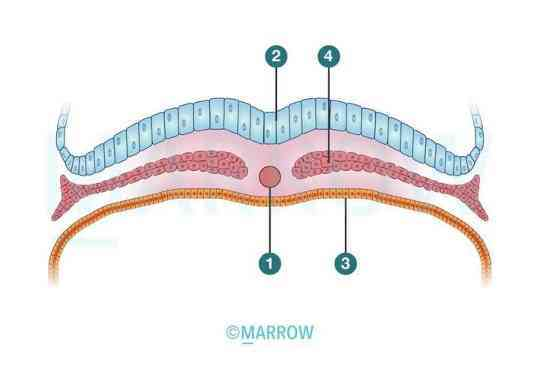
#> input picture dist/uploads/pdf-original-aiims-2017-anatomy-q001.jpg, 540 x 378 px, given in place of yellowfool-aiims-2018-ophthalmology-q015-p2931-i1.jpg, which was not available
$ python render_batch_14.py
#> lines starting #> are read from the running program, lines starting #| are printed output that depends on the picture; pictures that were not available may be replaced by others from this repository, and a replacement may not be noted
import math
from pathlib import Path
from PIL import Image, ImageDraw, ImageFilter, ImageEnhance, ImageFont, ImageOps

ROOT = Path(r"d:\medullaprep\dhruv1")
SRC_DIR = ROOT / "public" / "uploads"
OUT_DIR = ROOT / "output" / "imagegen" / "ophthalmology-2017-2019-img1"
OUT_DIR.mkdir(parents=True, exist_ok=True)

W, H = 1200, 900

# [9 lines left out: function get_font, not called in this run]

# 1. aiims-2018-ophthalmology-q015: Port-Wine Stain (Nevus Flammeus)
def render_q015():
    src = Image.open(SRC_DIR / "yellowfool-aiims-2018-ophthalmology-q015-p2931-i1.jpg").convert("RGBA")
    sw, sh = src.size
#> sw = 540; sh = 378
    crop_box = (0, 0, sw, int(sh * 0.94))
#> crop_box = (0, 0, 540, 355)
    cropped = src.crop(crop_box)
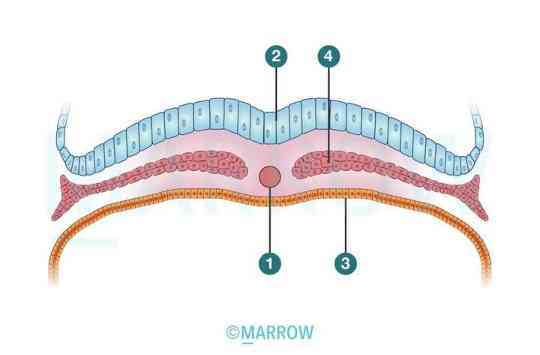
#> cropped: PIL image 540x355 RGBA; mean R, G, B, A 240.2, 237.9, 238.2, 255

    canvas = Image.new("RGBA", (W, H), (0, 0, 0, 255))
    target_h = int(H * 0.92)
    scale = target_h / cropped.height
#> scale = 2.33
    target_w = int(cropped.width * scale)
#> target_w = 1259
    resized = cropped.resize((target_w, target_h), Image.Resampling.LANCZOS)

    mask = Image.new("L", (target_w, target_h), 255)
#> mask: PIL image 1259x828 L; every value is 255
    draw_m = ImageDraw.Draw(mask)
    border_px = 35
    for i in range(border_px):
        alpha = int(255 * (i / border_px))
        draw_m.rectangle([i, i, target_w - 1 - i, target_h - 1 - i], outline=alpha)
    mask = mask.filter(ImageFilter.GaussianBlur(15))
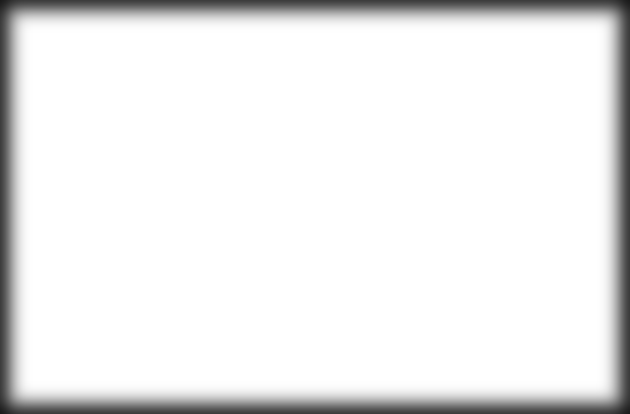
#> mask: PIL image 1259x828 L (shown at 1/2 size); min 25, max 255, mean 236

    x = (W - target_w) // 2
#> x = -30
    y = (H - target_h) // 2
    canvas.paste(resized, (x, y), mask)
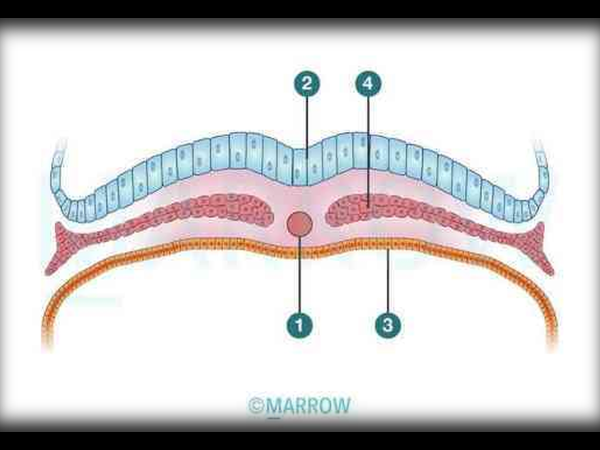
#> canvas: PIL image 1200x900 RGBA (shown at 1/2 size); mean R, G, B, A 208.4, 206.2, 206.5, 255

    out_p = OUT_DIR / "medicomm-img1-aiims-2018-ophthalmology-q015.png"
    canvas.convert("RGB").save(out_p, "PNG", optimize=True)
    print("Saved:", out_p.name)

# 2. aiims-2018-ophthalmology-q017: Oculomotor Palsy 9-Gaze Montage
def render_q017():
    src = Image.open(SRC_DIR / "yellowfool-aiims-2018-ophthalmology-q017-p2932-i1.jpg").convert("RGBA")
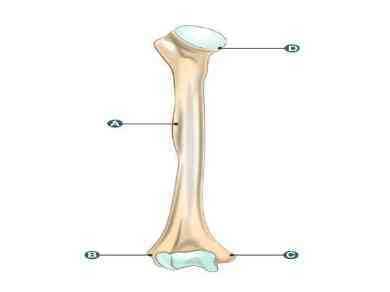
#> input picture dist/uploads/yellowfool-aiims-2017-anatomy-q020-p12-i2.jpg, 390 x 292 px, given in place of yellowfool-aiims-2018-ophthalmology-q017-p2932-i1.jpg, which was not available
#> src: PIL image 390x292 RGBA
    canvas = Image.new("RGBA", (W, H), (0, 0, 0, 255))

    target_h = int(H * 0.90)
    scale = target_h / src.height
#> scale = 2.77
    target_w = int(src.width * scale)
#> target_w = 1081
    resized = src.resize((target_w, target_h), Image.Resampling.LANCZOS)
#> resized: PIL image 1081x810 RGBA

    enhancer = ImageEnhance.Contrast(resized)
    resized = enhancer.enhance(1.25)

    x = (W - target_w) // 2
#> x = 59
    y = (H - target_h) // 2

    draw = ImageDraw.Draw(canvas)
    draw.rectangle([x - 3, y - 3, x + target_w + 2, y + target_h + 2], outline=(60, 60, 60, 255), width=2)
    canvas.paste(resized, (x, y))
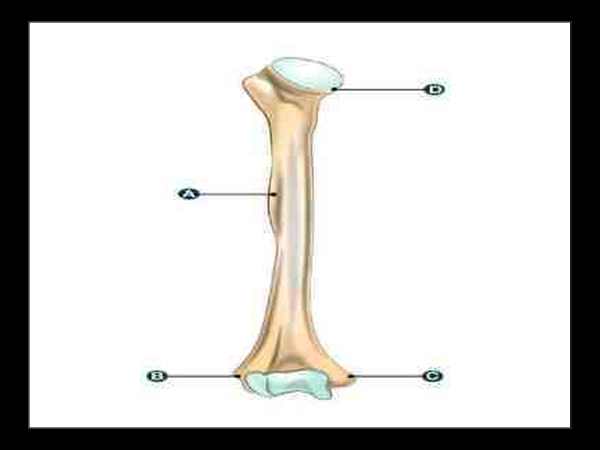
#> canvas: PIL image 1200x900 RGBA (shown at 1/2 size); mean R, G, B, A 203.1, 202.2, 200.2, 255

    out_p = OUT_DIR / "medicomm-img1-aiims-2018-ophthalmology-q017.png"
    canvas.convert("RGB").save(out_p, "PNG", optimize=True)
    print("Saved:", out_p.name)

# 3. neet-pg-2018-ophthalmology-q007: Endophthalmitis with Hypopyon
def render_neet_2018_q007():
    src = Image.open(SRC_DIR / "yellowfool-neet-pg-2018-ophthalmology-q007-p2992-i1.jpg").convert("RGBA")
    canvas = Image.new("RGBA", (W, H), (0, 0, 0, 255))

    target_h = int(H * 0.92)
    scale = target_h / src.height
#> scale = 2.84
    target_w = int(src.width * scale)
#> target_w = 1105
    resized = src.resize((target_w, target_h), Image.Resampling.LANCZOS)
#> resized: PIL image 1105x828 RGBA

    mask = Image.new("L", (target_w, target_h), 0)
#> mask: PIL image 1105x828 L; every value is 0
    dm = ImageDraw.Draw(mask)
    dm.ellipse([20, 20, target_w - 20, target_h - 20], fill=255)
    mask = mask.filter(ImageFilter.GaussianBlur(30))
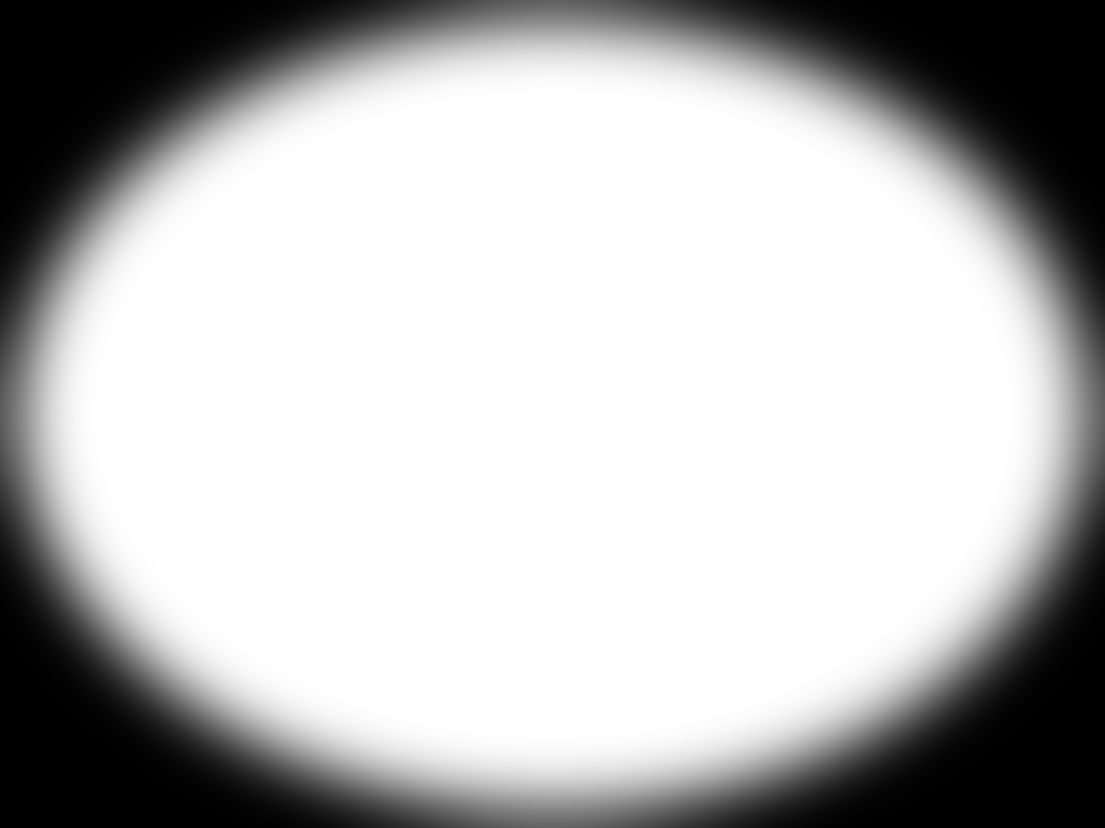
#> mask: PIL image 1105x828 L; min 0, max 255, mean 183.4

    x = (W - target_w) // 2
#> x = 47
    y = (H - target_h) // 2
    canvas.paste(resized, (x, y), mask)
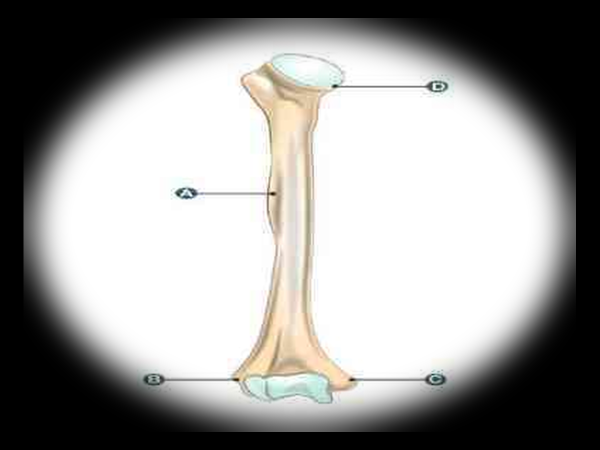
#> canvas: PIL image 1200x900 RGBA (shown at 1/2 size); mean R, G, B, A 151.9, 151.2, 149.5, 255

    out_p = OUT_DIR / "medicomm-img1-neet-pg-2018-ophthalmology-q007.png"
    canvas.convert("RGB").save(out_p, "PNG", optimize=True)
    print("Saved:", out_p.name)

# 4. aiims-2019-ophthalmology-q001: Choroidal Melanoma Fundus
def render_q001_2019():
#> (the run stopped early here; a loop or call above may not have finished)
